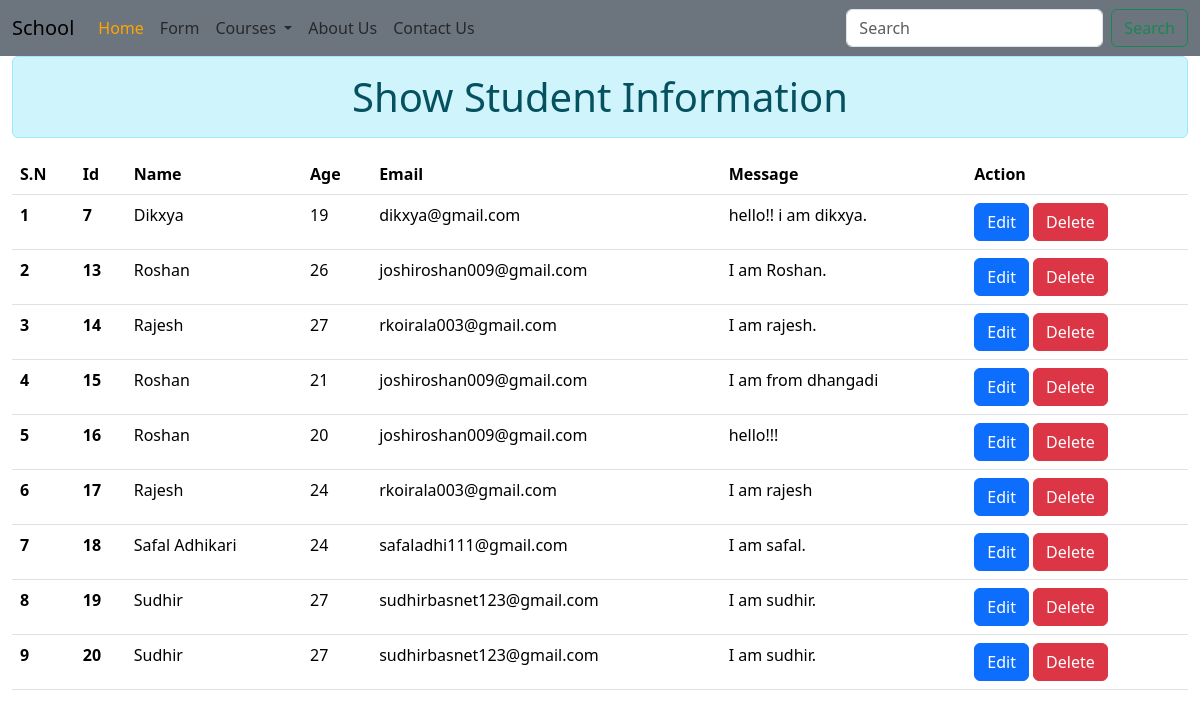
The page / on the database its author committed.
### crudApp/models.py (models this page shows, shortened)
class Student(models.Model):
    name = models.CharField(max_length=100)
    age = models.IntegerField()
    email = models.EmailField(max_length=100)
    message=models.CharField(max_length=400)
    Isdelete=models.BooleanField(default=False)

### crudApp/views.py (the view)
# urls.py: 2. Add a URL to urlpatterns:  path('', views.home, name='home')
def home(request):
    data=Student.objects.filter(Isdelete=False)
    return render(request,'crudApp/home.html',{'data':data})

### crudApp/templates/crudApp/home.html
{% extends "crudApp/base.html" %}
{% block content %}
<div class="container-fluid">
    <div class="row">
        <div class="col-12">
            <h1 class="text-center alert alert-info">Show Student Information</h1>
            <table class="table">
              <thead>
                <tr>
                    <th scope="col">S.N</th>
                  <th scope="col">Id</th>
                  <th scope="col">Name</th>
                  <th scope="col">Age</th>
                  <th scope="col">Email</th>
                  <th scope="col">Message</th>
                  <th scope="col">Action</th>
                </tr>
              </thead>
              <tbody>
                {% for i in data %}
                <tr>
                    <th scope="row">{{forloop.counter}}</th>
                  <th scope="row">{{i.id}}</th>
                  <td>{{i.name}}</td>
                  <td>{{i.age}}</td>
                  <td>{{i.email}}</td>
                  <td>{{i.message}}</td>
                  <td>
                    <a href="{% url "update" i.id %}"><button type="button" class="btn btn-primary btn-md">Edit</button></a>
                    <a href="{% url "delete" i.id %}"><button type="button" class="btn btn-danger bth-md">Delete</button></a>
                  </td>
                </tr>
                {% endfor %}
              </tbody>
            </table>
          </div>
    </div>
</div>
{% endblock content %}

### crudApp/templates/crudApp/base.html (shortened to what this page needs)
<!DOCTYPE html>
<html lang="en">
<head>
    <link href="https://cdn.jsdelivr.net/npm/bootstrap@5.3.3/dist/css/bootstrap.min.css" rel="stylesheet">
</head>
<body>
  <nav class="navbar navbar-expand-lg bg-secondary">
    <div class="container-fluid">
      <a class="navbar-brand" href="{% url "home" %}">School</a>
      <div class="collapse navbar-collapse" id="navbarSupportedContent">
        <ul class="navbar-nav me-auto mb-2 mb-lg-0">
          <li class="nav-item">
            {% if request.path|slice:"1:" == "" %}
            <a class="nav-link active" aria-current="page" href="{% url "home" %}">Home</a>
            {% else %}
            <a class="nav-link" href="{% url "home" %}">Home</a>
            {% endif %}
          </li>
          <li class="nav-item">
            {% if request.path|slice:"1:" == "form/" %}
            <a class="nav-link active" href="{% url "form" %}">Form</a>
            {% else %}
            <a class="nav-link" href="{% url "form" %}">Form</a>
            {% endif %}
          </li>
          <li class="nav-item dropdown">
            <a class="nav-link dropdown-toggle" href="#" role="button" data-bs-toggle="dropdown" aria-expanded="false">
            Courses
            </a>
          </li>
          <li class="nav-item">
            {% if request.path|slice:"1:" == "about/" %}
            <a class="nav-link active" href="{% url "about" %}">About Us</a>
            {% else %}
            <a class="nav-link" href="{% url "about" %}">About Us</a>
            {% endif %}
          </li>
          <li class="nav-item">
            {% if request.path|slice:"1:" == "contact/" %}
            <a class="nav-link active" href="{% url "contact" %}">Contact Us</a>
            {% else %}
            <a class="nav-link" href="{% url "contact" %}">Contact Us</a>
            {% endif %}
          </li>
        </ul>
        <form class="d-flex" role="search" method="POST" action="{% url "search" %}">
          <input class="form-control me-2" type="search" name="searched" placeholder="Search" aria-label="Search">
          <button class="btn btn-outline-success" type="submit">Search</button>
        </form>
      </div>
    </div>
  </nav>
  {% block content %}
  {% endblock content %}
</body>
</html>

### rows shown on the page
Student: id "7", name "Dikxya", age "19", email "dikxya@gmail.com", message "hello!! i am dikxya."
Student: id "13", name "Roshan", age "26", email "joshiroshan009@gmail.com", message "I am Roshan."
Student: id "14", name "Rajesh", age "27", email "rkoirala003@gmail.com", message "I am rajesh."
Student: id "15", name "Roshan", age "21", email "joshiroshan009@gmail.com", message "I am from dhangadi"
Student: id "16", name "Roshan", age "20", email "joshiroshan009@gmail.com", message "hello!!!"
Student: id "17", name "Rajesh", age "24", email "rkoirala003@gmail.com", message "I am rajesh"
Student: id "18", name "Safal Adhikari", age "24", email "safaladhi111@gmail.com", message "I am safal."
Student: id "19", name "Sudhir", age "27", email "sudhirbasnet123@gmail.com", message "I am sudhir."
Student: id "20", name "Sudhir", age "27", email "sudhirbasnet123@gmail.com", message "I am sudhir."
